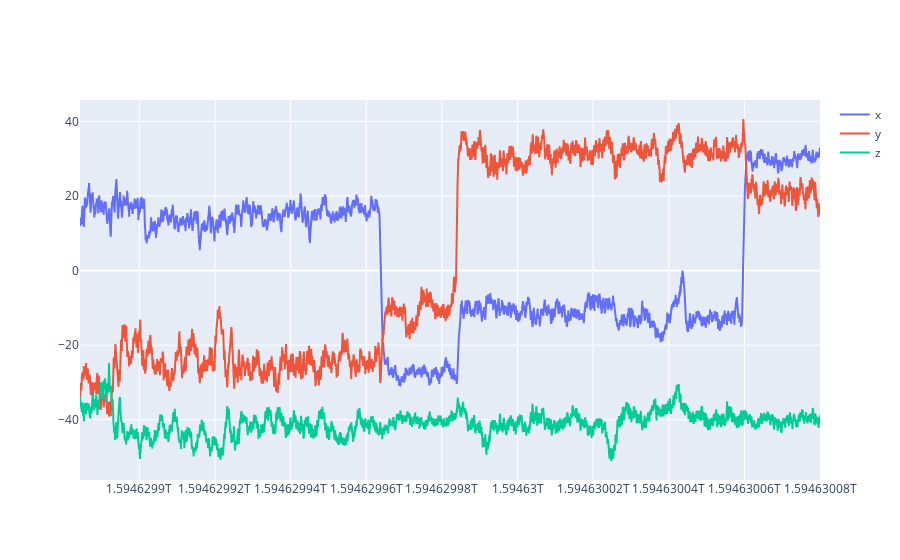

The cell this chart's notebook holds for it:
### Code cell
fig = go.Figure()
fig.add_trace(go.Scatter(
    x=mag_df['time'], 
    y=mag_df['x_uncalib'],
    name = 'x'))
fig.add_trace(go.Scatter(
    x=mag_df['time'], 
    y=mag_df['y_uncalib'],
    name = 'y'))
fig.add_trace(go.Scatter(
    x=mag_df['time'],
    y=mag_df['z_uncalib'],
    name='z'))

### Figure 1 — Plotly figure (JSON) as saved in the notebook; plotly's stock layout.template omitted (floating-point values rounded to 4 significant figures; data arrays with more than 128 entries replaced by an {"elided": "..."} marker saying what was removed)
{"data": [{"name": "x", "type": "scatter", "x": {"elided": "9785 int values"}, "y": {"elided": "9785 float values"}}, {"name": "y", "type": "scatter", "x": {"elided": "9785 int values"}, "y": {"elided": "9785 float values"}}, {"name": "z", "type": "scatter", "x": {"elided": "9785 int values"}, "y": {"elided": "9785 float values"}}], "layout": {}}
